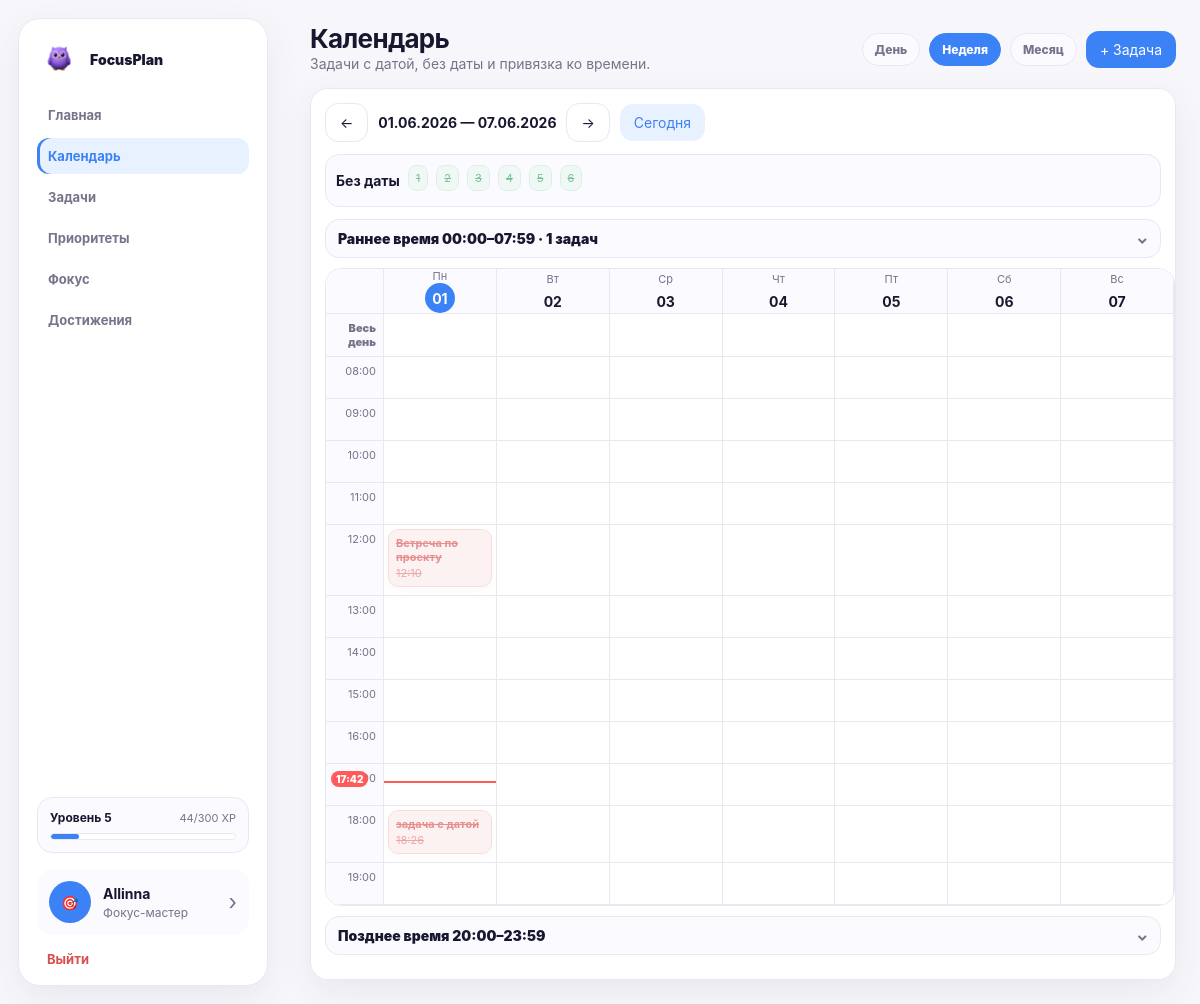
Page /calendar (signed in) on the committed database.
### tables this page shows
CREATE TABLE users (
        id INTEGER PRIMARY KEY AUTOINCREMENT,
        nickname TEXT NOT NULL UNIQUE,
        password_hash TEXT,
        avatar TEXT,
        theme TEXT DEFAULT 'light',
        accent TEXT DEFAULT 'purple',
        notifications INTEGER DEFAULT 1,
        xp INTEGER DEFAULT 0,
        level INTEGER DEFAULT 1,
        streak INTEGER DEFAULT 0,
        last_activity DATE,
        created_at TEXT
    );

CREATE TABLE tasks (
        id TEXT PRIMARY KEY,
        user_id INTEGER NOT NULL,
        folder_id INTEGER,
        title TEXT NOT NULL,
        description TEXT,
        priority TEXT,
        importance TEXT,
        urgency TEXT,
        xp INTEGER DEFAULT 0,
        task_date DATE,
        task_time TEXT,
        is_done INTEGER DEFAULT 0,
        earned_xp INTEGER DEFAULT 0,
        created_at TEXT,
        completed_at TEXT,
        estimate_value TEXT,
        estimate_unit TEXT DEFAULT 'hours',
        FOREIGN KEY (user_id) REFERENCES users(id),
        FOREIGN KEY (folder_id) REFERENCES folders(id)
    );

### app.py (the view)
@app.route("/calendar")
@login_required
def calendar():
    user = current_user()
    tasks = sorted(
        [t for t in user.get("tasks", []) if t.get("date")],
        key=lambda task: (task.get("date"), task.get("time") or "99:99")
    )
    no_date_tasks = [t for t in user.get("tasks", []) if not t.get("date")]
    selected_view = request.args.get("view", "week")
    if selected_view not in ["day", "week", "month"]:
        selected_view = "week"
    today = date.today()
    raw_date = request.args.get("date")
    raw_month = request.args.get("month")
    selected_date = today
    if raw_date:
        try:
            selected_date = datetime.strptime(raw_date, "%Y-%m-%d").date()
        except ValueError:
            selected_date = today
    elif raw_month:
        try:
            selected_date = datetime.strptime(raw_month, "%Y-%m").date()
        except ValueError:
            selected_date = today
    selected_month = selected_date.replace(day=1)
    previous_month = (selected_month - timedelta(days=1)).replace(day=1)
    next_month = (selected_month.replace(day=28) + timedelta(days=4)).replace(day=1)
    if selected_view == "day":
        previous_date = selected_date - timedelta(days=1)
        next_date = selected_date + timedelta(days=1)
    elif selected_view == "week":
        previous_date = selected_date - timedelta(days=7)
        next_date = selected_date + timedelta(days=7)
    else:
        previous_date = previous_month
        next_date = next_month
    start_of_week = selected_date - timedelta(days=selected_date.weekday())
    week_days = [(start_of_week + timedelta(days=i)).isoformat() for i in range(7)]
    month_days_count = (next_month - selected_month).days
    month_days = [(selected_month + timedelta(days=i)).isoformat() for i in range(month_days_count)]
    month_leading_blanks = selected_month.weekday()
    early_hours = list(range(0, 8))
    hours = list(range(8, 20))
    late_hours = list(range(20, 24))
    selected_day = selected_date.isoformat()
    today_iso = today.isoformat()
    now = datetime.now()
    def count_timed_tasks(day_list: List[str], hour_list: List[int]) -> int:
        return len([
            task for task in tasks
            if task.get("date") in day_list
            and task.get("time")
            and int(str(task.get("time", "00:00"))[:2]) in hour_list
        ])
    early_count = count_timed_tasks([selected_day] if selected_view == "day" else week_days, early_hours)
    late_count = count_timed_tasks([selected_day] if selected_view == "day" else week_days, late_hours)
    if selected_view == "month":
        period_title = month_label(selected_month)
    elif selected_view == "day":
        period_title = format_date(selected_day)
    else:
        period_title = f"{format_date(week_days[0])} — {format_date(week_days[6])}"
    return render_template(
        "calendar.html",
        tasks=tasks,
        no_date_tasks=no_date_tasks,
        week_days=week_days,
        month_days=month_days,
        month_leading_blanks=month_leading_blanks,
        early_hours=early_hours,
        hours=hours,
        late_hours=late_hours,
        early_count=early_count,
        late_count=late_count,
        today=today_iso,
        selected_day=selected_day,
        selected_view=selected_view,
        current_hour=now.hour,
        current_minute=now.minute,
        month_title=month_label(selected_month),
        period_title=period_title,
        selected_month=selected_month.strftime("%Y-%m"),
        selected_date=selected_day,
        previous_date=previous_date.isoformat(),
        next_date=next_date.isoformat(),
        today_date=today_iso,
        previous_month=previous_month.strftime("%Y-%m"),
        next_month=next_month.strftime("%Y-%m")
    )

### app.py (called while the page is built, shortened)
def format_date(value: str | None) -> str:
    if not value:
        return "Без даты"
    try:
        return datetime.strptime(value, "%Y-%m-%d").strftime("%d.%m.%Y")
    except ValueError:
        return value

def month_label(value: date) -> str:
    return f"{MONTH_NAMES[value.month]} {value.year}"

def current_user() -> Dict[str, Any] | None:
    nickname = session.get("nickname")
    if not nickname:
        return None
    user = load_user_from_db(nickname)
    if not user:
        user = create_user(nickname)
        sync_user_to_db(user)
    return normalize_user(user)

def login_required(view):
    @wraps(view)
    def wrapped(*args, **kwargs):
        if not session.get("nickname"):
            return redirect(url_for("login"))
        return view(*args, **kwargs)
    return wrapped

def badge_by_code(code: str) -> Dict[str, Any] | None:
    return next((item for item in BADGES if item["code"] == code), None)

def unlocked_achievement_codes(user: Dict[str, Any]) -> List[str]:
    return [item.get("code") if isinstance(item, dict) else item for item in user.get("achievements", [])]

def build_reminder_tasks(user: Dict[str, Any]) -> List[Dict[str, Any]]:
    reminder_tasks = []
    for task in user.get("tasks", []):
        if task.get("done") or not task.get("date"):
            continue
    return reminder_tasks

### focusplan_db.py (called while the page is built)
def int_to_bool(value: Any) -> bool:
    return bool(int(value or 0))

def get_db() -> sqlite3.Connection:
    conn = sqlite3.connect(DB_FILE)
    conn.row_factory = sqlite3.Row
    conn.execute("PRAGMA foreign_keys = ON")
    return conn

def reconstruct_streak_days(last_activity: str | None, streak: int) -> List[str]:
    if not last_activity or int(streak or 0) <= 0:
        return []
    try:
        last_day = datetime.strptime(last_activity, "%Y-%m-%d").date()
    except ValueError:
        return []
    return [
        (last_day - timedelta(days=offset)).isoformat()
        for offset in range(int(streak) - 1, -1, -1)
    ]

def calculate_priority(importance: str, urgency: str) -> str:
    if urgency == "urgent" and importance == "high":
        return "high"
    if urgency == "urgent" or importance == "high":
        return "medium"
    return "low"

def calculate_task_xp(importance: str, urgency: str, subtasks: List[Dict[str, Any]] | None = None) -> int:
    xp = 10
    xp += {"low": 2, "medium": 5, "high": 10}.get(importance, 5)
    xp += 10 if urgency == "urgent" else 0
    xp += 5 if subtasks else 0
    return xp

### templates/calendar.html (shortened to what this page needs)
{% extends "base.html" %}
{% block content %}
<header class="topbar compact-topbar">
  <div>
    <h1>Календарь</h1>
    <p>Задачи с датой, без даты и привязка ко времени.</p>
  </div>
  <div class="top-actions">
    <a class="view-tab {{ 'active' if selected_view == 'day' }}" href="{{ url_for('calendar', view='day', date=selected_date) }}">День</a>
    <a class="view-tab {{ 'active' if selected_view == 'week' }}" href="{{ url_for('calendar', view='week', date=selected_date) }}">Неделя</a>
    <a class="view-tab {{ 'active' if selected_view == 'month' }}" href="{{ url_for('calendar', view='month', date=selected_date) }}">Месяц</a>
    <button class="btn primary" data-modal-open="taskModal">+ Задача</button>
  </div>
</header>
<section class="card calendar-card pro-calendar compact-calendar">
  <div class="calendar-toolbar">
    <a class="btn ghost" href="{{ url_for('calendar', view=selected_view, date=previous_date) }}">←</a>
    <b>{{ period_title }}</b>
    <a class="btn ghost" href="{{ url_for('calendar', view=selected_view, date=next_date) }}">→</a>
    <a class="btn secondary" href="{{ url_for('calendar', view=selected_view, date=today_date) }}">Сегодня</a>
  </div>
  {% if no_date_tasks %}
    <div class="calendar-undated">
      <b>Без даты</b>
      {% for task in no_date_tasks[:6] %}
        <span
          class="month-task {{ task.priority }} {{ 'done' if task.done }}"
          data-calendar-task
          data-task-edit-modal="editModal-{{ task.id }}"
          data-task-title="{{ task.title|e }}"
          data-task-date="Без даты"
          data-task-time="Без времени"
          data-task-folder="{{ (task.folder or 'Без папки')|e }}"
          data-task-priority="{{ priority_labels[task.priority]|e }}"
          data-task-importance="{{ importance_labels[task.importance]|e }}"
          data-task-urgency="{{ urgency_labels[task.urgency]|e }}"
          data-task-xp="{{ task.xp }}"
          data-task-description="{{ (task.description or '')|e }}"
        >{{ task.title }}</span>
      {% endfor %}
    </div>
  {% endif %}
  {% if selected_view == 'week' %}
    {% set visible_days = week_days %}
    <details class="calendar-extra-time">
      <summary>Раннее время 00:00–07:59{% if early_count %} · {{ early_count }} задач{% endif %}</summary>
    </details>
    <div class="week-calendar">
      <div class="time-cell head"></div>
      {% for day in week_days %}
        <div class="day-head-cell {{ 'today' if day == today }}"><span>{{ ['Пн','Вт','Ср','Чт','Пт','Сб','Вс'][loop.index0] }}</span><b>{{ day[8:10] }}</b></div>
      {% endfor %}
      <div class="time-cell all-day-label">Весь день</div>
      {% for day in week_days %}
        <div class="hour-cell all-day-cell calendar-slot" data-calendar-date="{{ day }}" data-calendar-time="">
        </div>
      {% endfor %}
      {% for hour in hours %}
        <div class="time-cell">{{ '%02d:00'|format(hour) }}</div>
        {% for day in week_days %}
          <div class="hour-cell calendar-slot" data-calendar-date="{{ day }}" data-calendar-time="{{ '%02d:00'|format(hour) }}">
            {% if day == today and hour == current_hour %}
              <div class="now-line" style="top: {{ current_minute }}%;"><span>{{ '%02d:%02d'|format(current_hour, current_minute) }}</span></div>
            {% endif %}
            {% for task in tasks if task.date == day and task.time and task.time[:2]|int == hour %}
              <div class="calendar-task block {{ task.priority }} {{ 'done' if task.done }}" data-calendar-task
          data-task-edit-modal="editModal-{{ task.id }}"
                data-task-title="{{ task.title|e }}"
                data-task-date="{{ format_date(task.date)|e }}"
                data-task-time="{{ task.time|e }}"
                data-task-folder="{{ (task.folder or 'Без папки')|e }}"
                data-task-priority="{{ priority_labels[task.priority]|e }}"
                data-task-importance="{{ importance_labels[task.importance]|e }}"
                data-task-urgency="{{ urgency_labels[task.urgency]|e }}"
                data-task-xp="{{ task.xp }}"
                data-task-description="{{ (task.description or '')|e }}">
                <b>{{ task.title }}</b><span>{{ task.time }}</span>
              </div>
            {% endfor %}
          </div>
        {% endfor %}
      {% endfor %}
    </div>
    <details class="calendar-extra-time">
      <summary>Позднее время 20:00–23:59{% if late_count %} · {{ late_count }} задач{% endif %}</summary>
    </details>
  {% endif %}
</section>
{% endblock %}

### templates/base.html (shortened to what this page needs)
<!doctype html>
<html lang="ru" data-accent="{{ settings.accent if settings else 'purple' }}">
<head>
  <link rel="stylesheet" href="{{ url_for('static', filename='css/style.css') }}">
</head>
<body data-confetti-earned="{{ confetti.earned if confetti else '' }}" data-confetti-message="{{ confetti.message if confetti and confetti.message else '' }}" data-notifications-enabled="{{ '1' if notifications_enabled|default(true) else '0' }}">
  {% if user %}
  <aside class="sidebar">
    <a class="brand" href="{{ url_for('dashboard') }}">
      <span class="logo">
          <img src="{{ url_for('static', filename='img/logo-owl-2.png') }}" alt="FocusPlan">
      </span>
      <span>FocusPlan</span></a>
    <nav class="menu">
      <a class="{{ 'active' if current_endpoint == 'dashboard' }}" href="{{ url_for('dashboard') }}">Главная</a>
      <a class="{{ 'active' if current_endpoint == 'calendar' }}" href="{{ url_for('calendar') }}">Календарь</a>
      <a class="{{ 'active' if current_endpoint in ['tasks_page','toggle_task','toggle_subtask','edit_task'] }}" href="{{ url_for('tasks_page') }}">Задачи</a>
      <a class="{{ 'active' if current_endpoint == 'matrix' }}" href="{{ url_for('matrix') }}">Приоритеты</a>
      <a class="{{ 'active' if current_endpoint in ['focus','complete_focus'] }}" href="{{ url_for('focus') }}">Фокус</a>
      <a class="{{ 'active' if current_endpoint in ['achievements_page','select_badge'] }}" href="{{ url_for('achievements_page') }}">Достижения</a>
    </nav>
    <a class="level-card" href="{{ url_for('profile') }}">
      <div class="level-row"><b>Уровень {{ level }}</b><span>{{ level_current_xp }}/{{ level_required_xp }} XP</span></div>
      <div class="progress"><i style="width: {{ level_progress }}%"></i></div>
    </a>
    <a class="sidebar-card {{ 'active-profile' if current_endpoint == 'profile' }}" href="{{ url_for('profile') }}">
      <div class="avatar small">{{ profile_avatar }}</div>
      <div class="profile-text"><b>{{ user.nickname }}</b><p>{% if active_badge %}{{ active_badge.title }}{% else %}Профиль и настройки{% endif %}</p></div><span class="chevron">›</span>
    </a>
    <a class="logout" href="{{ url_for('logout') }}">Выйти</a>
  </aside>
  {% endif %}
  <main class="{{ 'app-main' if user else 'login-main' }}">
    {% block content %}{% endblock %}
  </main>
  <div id="confettiLayer"></div>
</body>
</html>

### rows in the picture
users: nickname "Allinna"
tasks: title "1"
tasks: title "2"
tasks: title "3"
tasks: title "4"
tasks: title "5"
tasks: title "6"
tasks: title "Встреча по проекту", time "12:10"
tasks: title "задача с датой", time "18:26"

### other values in the picture
{{ level }} "5"
{{ level_current_xp }} "44"
{{ level_required_xp }} "300"
{{ profile_avatar }} "🎯"
{{ active_badge.title }} "Фокус-мастер"
{{ period_title }} "01.06.2026 — 07.06.2026"
{{ early_count }} "1"
{{ ['Пн','Вт','Ср','Чт','Пт','Сб','Вс'][loop.index0] }} "Пн" "Вт" "Ср" "Чт" "Пт" "Сб" "Вс"
{{ day[8:10] }} "01" "02" "03" "04" "05" "06" "07"
{{ '%02d:00'|format(hour) }} "08:00" "09:00" "10:00" "11:00" "12:00" "13:00" "14:00" "15:00" "16:00" "18:00" "19:00"
{{ '%02d:%02d'|format(current_hour, current_minute) }} "17:42"
